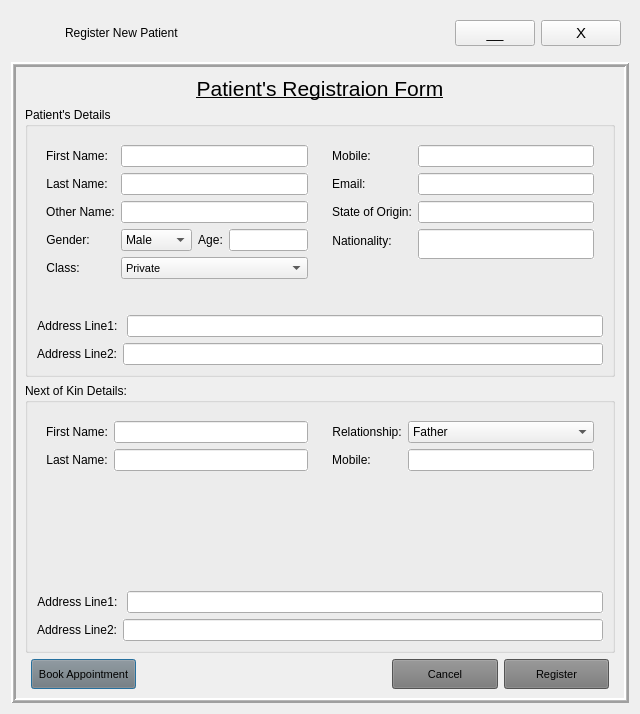
<?xml version="1.0" encoding="UTF-8"?>
<ui version="4.0">
 <class>Register</class>
 <widget class="QDialog" name="Register">
  <property name="geometry">
   <rect>
    <x>0</x>
    <y>0</y>
    <width>640</width>
    <height>714</height>
   </rect>
  </property>
  <property name="sizePolicy">
   <sizepolicy hsizetype="Fixed" vsizetype="Fixed">
    <horstretch>0</horstretch>
    <verstretch>0</verstretch>
   </sizepolicy>
  </property>
  <property name="windowTitle">
   <string>Dialog</string>
  </property>
  <layout class="QVBoxLayout" name="verticalLayout">
   <item>
    <layout class="QHBoxLayout" name="horizontalLayout_9">
     <item>
      <widget class="QFrame" name="frame_5">
       <property name="sizePolicy">
        <sizepolicy hsizetype="Preferred" vsizetype="Fixed">
         <horstretch>0</horstretch>
         <verstretch>0</verstretch>
        </sizepolicy>
       </property>
       <property name="maximumSize">
        <size>
         <width>16777215</width>
         <height>16777215</height>
        </size>
       </property>
       <property name="frameShape">
        <enum>QFrame::NoFrame</enum>
       </property>
       <property name="frameShadow">
        <enum>QFrame::Plain</enum>
       </property>
       <layout class="QHBoxLayout" name="horizontalLayout_10">
        <property name="sizeConstraint">
         <enum>QLayout::SetMinAndMaxSize</enum>
        </property>
        <property name="leftMargin">
         <number>3</number>
        </property>
        <property name="topMargin">
         <number>0</number>
        </property>
        <property name="rightMargin">
         <number>8</number>
        </property>
        <property name="bottomMargin">
         <number>0</number>
        </property>
        <item>
         <widget class="QLabel" name="logo">
          <property name="sizePolicy">
           <sizepolicy hsizetype="Fixed" vsizetype="Fixed">
            <horstretch>0</horstretch>
            <verstretch>0</verstretch>
           </sizepolicy>
          </property>
          <property name="minimumSize">
           <size>
            <width>45</width>
            <height>45</height>
           </size>
          </property>
          <property name="text">
           <string/>
          </property>
          <property name="pixmap">
           <pixmap>Sefa logo2.png</pixmap>
          </property>
          <property name="scaledContents">
           <bool>true</bool>
          </property>
         </widget>
        </item>
        <item>
         <layout class="QGridLayout" name="gridLayout_13">
          <item row="0" column="1">
           <widget class="QPushButton" name="miniBtn">
            <property name="sizePolicy">
             <sizepolicy hsizetype="Fixed" vsizetype="Fixed">
              <horstretch>0</horstretch>
              <verstretch>0</verstretch>
             </sizepolicy>
            </property>
            <property name="font">
             <font>
              <family>Tahoma</family>
              <pointsize>11</pointsize>
             </font>
            </property>
            <property name="cursor">
             <cursorShape>PointingHandCursor</cursorShape>
            </property>
            <property name="mouseTracking">
             <bool>true</bool>
            </property>
            <property name="tabletTracking">
             <bool>true</bool>
            </property>
            <property name="autoFillBackground">
             <bool>false</bool>
            </property>
            <property name="text">
             <string>__</string>
            </property>
            <property name="autoDefault">
             <bool>false</bool>
            </property>
            <property name="flat">
             <bool>false</bool>
            </property>
           </widget>
          </item>
          <item row="0" column="0">
           <widget class="QLabel" name="label_29">
            <property name="sizePolicy">
             <sizepolicy hsizetype="Expanding" vsizetype="Preferred">
              <horstretch>0</horstretch>
              <verstretch>0</verstretch>
             </sizepolicy>
            </property>
            <property name="text">
             <string>Register New Patient</string>
            </property>
           </widget>
          </item>
          <item row="0" column="2">
           <widget class="QPushButton" name="exitBtn">
            <property name="sizePolicy">
             <sizepolicy hsizetype="Fixed" vsizetype="Fixed">
              <horstretch>0</horstretch>
              <verstretch>0</verstretch>
             </sizepolicy>
            </property>
            <property name="maximumSize">
             <size>
              <width>16777215</width>
              <height>16777215</height>
             </size>
            </property>
            <property name="font">
             <font>
              <family>Tahoma</family>
              <pointsize>11</pointsize>
             </font>
            </property>
            <property name="cursor">
             <cursorShape>PointingHandCursor</cursorShape>
            </property>
            <property name="mouseTracking">
             <bool>true</bool>
            </property>
            <property name="tabletTracking">
             <bool>true</bool>
            </property>
            <property name="layoutDirection">
             <enum>Qt::LeftToRight</enum>
            </property>
            <property name="autoFillBackground">
             <bool>false</bool>
            </property>
            <property name="text">
             <string>X</string>
            </property>
            <property name="autoDefault">
             <bool>false</bool>
            </property>
            <property name="flat">
             <bool>false</bool>
            </property>
           </widget>
          </item>
         </layout>
        </item>
       </layout>
      </widget>
     </item>
    </layout>
   </item>
   <item>
    <widget class="QFrame" name="bgLayer">
     <property name="sizePolicy">
      <sizepolicy hsizetype="Preferred" vsizetype="Expanding">
       <horstretch>0</horstretch>
       <verstretch>0</verstretch>
      </sizepolicy>
     </property>
     <property name="autoFillBackground">
      <bool>true</bool>
     </property>
     <property name="frameShape">
      <enum>QFrame::Box</enum>
     </property>
     <property name="frameShadow">
      <enum>QFrame::Raised</enum>
     </property>
     <property name="lineWidth">
      <number>2</number>
     </property>
     <property name="midLineWidth">
      <number>1</number>
     </property>
     <layout class="QGridLayout" name="gridLayout_2">
      <item row="4" column="0">
       <layout class="QHBoxLayout" name="horizontalLayout">
        <property name="leftMargin">
         <number>6</number>
        </property>
        <property name="rightMargin">
         <number>6</number>
        </property>
        <item>
         <widget class="QPushButton" name="bookBtn">
          <property name="sizePolicy">
           <sizepolicy hsizetype="Minimum" vsizetype="Fixed">
            <horstretch>0</horstretch>
            <verstretch>3</verstretch>
           </sizepolicy>
          </property>
          <property name="minimumSize">
           <size>
            <width>0</width>
            <height>30</height>
           </size>
          </property>
          <property name="font">
           <font>
            <family>Tahoma</family>
            <pointsize>8</pointsize>
           </font>
          </property>
          <property name="cursor">
           <cursorShape>PointingHandCursor</cursorShape>
          </property>
          <property name="autoFillBackground">
           <bool>false</bool>
          </property>
          <property name="styleSheet">
           <string notr="true">background-color: rgb(118, 118, 118);
color: rgb(0, 0, 0);</string>
          </property>
          <property name="text">
           <string>Book Appointment</string>
          </property>
         </widget>
        </item>
        <item>
         <spacer name="horizontalSpacer">
          <property name="orientation">
           <enum>Qt::Horizontal</enum>
          </property>
          <property name="sizeType">
           <enum>QSizePolicy::Maximum</enum>
          </property>
          <property name="sizeHint" stdset="0">
           <size>
            <width>250</width>
            <height>20</height>
           </size>
          </property>
         </spacer>
        </item>
        <item>
         <widget class="QPushButton" name="cancelBtn">
          <property name="sizePolicy">
           <sizepolicy hsizetype="Minimum" vsizetype="Fixed">
            <horstretch>0</horstretch>
            <verstretch>3</verstretch>
           </sizepolicy>
          </property>
          <property name="minimumSize">
           <size>
            <width>0</width>
            <height>30</height>
           </size>
          </property>
          <property name="font">
           <font>
            <family>Tahoma</family>
            <pointsize>8</pointsize>
           </font>
          </property>
          <property name="cursor">
           <cursorShape>PointingHandCursor</cursorShape>
          </property>
          <property name="autoFillBackground">
           <bool>false</bool>
          </property>
          <property name="styleSheet">
           <string notr="true">background-color: rgb(118, 118, 118);
color: rgb(0, 0, 0);</string>
          </property>
          <property name="text">
           <string>Cancel</string>
          </property>
         </widget>
        </item>
        <item>
         <widget class="QPushButton" name="regBtn">
          <property name="sizePolicy">
           <sizepolicy hsizetype="Minimum" vsizetype="Fixed">
            <horstretch>0</horstretch>
            <verstretch>3</verstretch>
           </sizepolicy>
          </property>
          <property name="minimumSize">
           <size>
            <width>0</width>
            <height>30</height>
           </size>
          </property>
          <property name="font">
           <font>
            <family>Tahoma</family>
            <pointsize>8</pointsize>
           </font>
          </property>
          <property name="cursor">
           <cursorShape>PointingHandCursor</cursorShape>
          </property>
          <property name="autoFillBackground">
           <bool>false</bool>
          </property>
          <property name="styleSheet">
           <string notr="true">background-color: rgb(118, 118, 118);
color: rgb(0, 0, 0);</string>
          </property>
          <property name="text">
           <string>Register</string>
          </property>
         </widget>
        </item>
       </layout>
      </item>
      <item row="1" column="0">
       <widget class="QGroupBox" name="groupBox_3">
        <property name="sizePolicy">
         <sizepolicy hsizetype="Preferred" vsizetype="Expanding">
          <horstretch>0</horstretch>
          <verstretch>0</verstretch>
         </sizepolicy>
        </property>
        <property name="title">
         <string>Patient's Details</string>
        </property>
        <property name="flat">
         <bool>true</bool>
        </property>
        <layout class="QGridLayout" name="gridLayout_3">
         <item row="0" column="0">
          <widget class="QFrame" name="frame">
           <property name="sizePolicy">
            <sizepolicy hsizetype="Preferred" vsizetype="Preferred">
             <horstretch>1</horstretch>
             <verstretch>0</verstretch>
            </sizepolicy>
           </property>
           <property name="frameShape">
            <enum>QFrame::NoFrame</enum>
           </property>
           <property name="frameShadow">
            <enum>QFrame::Plain</enum>
           </property>
           <layout class="QFormLayout" name="formLayout">
            <property name="bottomMargin">
             <number>4</number>
            </property>
            <item row="0" column="0">
             <widget class="QLabel" name="label_8">
              <property name="text">
               <string>First Name:</string>
              </property>
              <property name="alignment">
               <set>Qt::AlignCenter</set>
              </property>
              <property name="wordWrap">
               <bool>true</bool>
              </property>
              <property name="margin">
               <number>5</number>
              </property>
             </widget>
            </item>
            <item row="0" column="1">
             <widget class="QLineEdit" name="fname">
              <property name="minimumSize">
               <size>
                <width>0</width>
                <height>0</height>
               </size>
              </property>
              <property name="font">
               <font>
                <family>Tahoma</family>
                <pointsize>8</pointsize>
               </font>
              </property>
              <property name="autoFillBackground">
               <bool>true</bool>
              </property>
             </widget>
            </item>
            <item row="1" column="0">
             <widget class="QLabel" name="label_9">
              <property name="text">
               <string>Last Name:</string>
              </property>
              <property name="alignment">
               <set>Qt::AlignCenter</set>
              </property>
              <property name="wordWrap">
               <bool>true</bool>
              </property>
              <property name="margin">
               <number>5</number>
              </property>
             </widget>
            </item>
            <item row="1" column="1">
             <widget class="QLineEdit" name="lname">
              <property name="font">
               <font>
                <family>Tahoma</family>
                <pointsize>8</pointsize>
               </font>
              </property>
              <property name="autoFillBackground">
               <bool>true</bool>
              </property>
             </widget>
            </item>
            <item row="2" column="0">
             <widget class="QLabel" name="label_16">
              <property name="text">
               <string>Other Name:</string>
              </property>
              <property name="alignment">
               <set>Qt::AlignCenter</set>
              </property>
              <property name="wordWrap">
               <bool>true</bool>
              </property>
              <property name="margin">
               <number>5</number>
              </property>
             </widget>
            </item>
            <item row="2" column="1">
             <widget class="QLineEdit" name="lname_2">
              <property name="font">
               <font>
                <family>Tahoma</family>
                <pointsize>8</pointsize>
               </font>
              </property>
              <property name="autoFillBackground">
               <bool>true</bool>
              </property>
             </widget>
            </item>
            <item row="3" column="0">
             <widget class="QLabel" name="label_5">
              <property name="text">
               <string>Gender:</string>
              </property>
              <property name="alignment">
               <set>Qt::AlignCenter</set>
              </property>
              <property name="wordWrap">
               <bool>true</bool>
              </property>
              <property name="margin">
               <number>5</number>
              </property>
              <property name="indent">
               <number>2</number>
              </property>
              <property name="openExternalLinks">
               <bool>false</bool>
              </property>
             </widget>
            </item>
            <item row="3" column="1">
             <layout class="QHBoxLayout" name="horizontalLayout_14">
              <item>
               <widget class="QComboBox" name="comboBox">
                <property name="sizePolicy">
                 <sizepolicy hsizetype="Expanding" vsizetype="Fixed">
                  <horstretch>0</horstretch>
                  <verstretch>0</verstretch>
                 </sizepolicy>
                </property>
                <item>
                 <property name="text">
                  <string>Male</string>
                 </property>
                </item>
                <item>
                 <property name="text">
                  <string>Female</string>
                 </property>
                </item>
               </widget>
              </item>
              <item>
               <widget class="QLabel" name="label_6">
                <property name="text">
                 <string>Age:</string>
                </property>
                <property name="alignment">
                 <set>Qt::AlignCenter</set>
                </property>
                <property name="wordWrap">
                 <bool>true</bool>
                </property>
                <property name="margin">
                 <number>6</number>
                </property>
               </widget>
              </item>
              <item>
               <widget class="QLineEdit" name="age">
                <property name="font">
                 <font>
                  <family>Tahoma</family>
                  <pointsize>8</pointsize>
                 </font>
                </property>
                <property name="autoFillBackground">
                 <bool>true</bool>
                </property>
               </widget>
              </item>
             </layout>
            </item>
            <item row="4" column="0">
             <widget class="QLabel" name="label_7">
              <property name="text">
               <string>Class:</string>
              </property>
              <property name="alignment">
               <set>Qt::AlignCenter</set>
              </property>
              <property name="wordWrap">
               <bool>true</bool>
              </property>
              <property name="margin">
               <number>5</number>
              </property>
             </widget>
            </item>
            <item row="4" column="1">
             <widget class="QComboBox" name="class_2">
              <property name="sizePolicy">
               <sizepolicy hsizetype="Expanding" vsizetype="Fixed">
                <horstretch>0</horstretch>
                <verstretch>0</verstretch>
               </sizepolicy>
              </property>
              <property name="font">
               <font>
                <family>MS Shell Dlg 2</family>
                <pointsize>8</pointsize>
               </font>
              </property>
              <item>
               <property name="text">
                <string>Private</string>
               </property>
              </item>
              <item>
               <property name="text">
                <string>Company</string>
               </property>
              </item>
              <item>
               <property name="text">
                <string>HMO</string>
               </property>
              </item>
              <item>
               <property name="text">
                <string>Family</string>
               </property>
              </item>
             </widget>
            </item>
           </layout>
          </widget>
         </item>
         <item row="0" column="1">
          <widget class="QFrame" name="frame_2">
           <property name="sizePolicy">
            <sizepolicy hsizetype="Preferred" vsizetype="Preferred">
             <horstretch>1</horstretch>
             <verstretch>0</verstretch>
            </sizepolicy>
           </property>
           <property name="frameShape">
            <enum>QFrame::NoFrame</enum>
           </property>
           <property name="frameShadow">
            <enum>QFrame::Plain</enum>
           </property>
           <layout class="QFormLayout" name="formLayout_2">
            <property name="bottomMargin">
             <number>5</number>
            </property>
            <item row="0" column="0">
             <widget class="QLabel" name="label_2">
              <property name="text">
               <string>Mobile:</string>
              </property>
              <property name="alignment">
               <set>Qt::AlignCenter</set>
              </property>
              <property name="wordWrap">
               <bool>true</bool>
              </property>
              <property name="margin">
               <number>5</number>
              </property>
             </widget>
            </item>
            <item row="0" column="1">
             <widget class="QLineEdit" name="phone">
              <property name="font">
               <font>
                <family>Tahoma</family>
                <pointsize>8</pointsize>
               </font>
              </property>
              <property name="autoFillBackground">
               <bool>true</bool>
              </property>
             </widget>
            </item>
            <item row="1" column="0">
             <widget class="QLabel" name="label_3">
              <property name="text">
               <string>Email: </string>
              </property>
              <property name="alignment">
               <set>Qt::AlignCenter</set>
              </property>
              <property name="margin">
               <number>5</number>
              </property>
             </widget>
            </item>
            <item row="1" column="1">
             <widget class="QLineEdit" name="email">
              <property name="font">
               <font>
                <family>Tahoma</family>
                <pointsize>8</pointsize>
               </font>
              </property>
              <property name="autoFillBackground">
               <bool>true</bool>
              </property>
             </widget>
            </item>
            <item row="2" column="0">
             <widget class="QLabel" name="label_4">
              <property name="text">
               <string>State of Origin:</string>
              </property>
              <property name="alignment">
               <set>Qt::AlignCenter</set>
              </property>
              <property name="wordWrap">
               <bool>true</bool>
              </property>
              <property name="margin">
               <number>5</number>
              </property>
             </widget>
            </item>
            <item row="2" column="1">
             <widget class="QLineEdit" name="origin">
              <property name="font">
               <font>
                <family>Tahoma</family>
                <pointsize>8</pointsize>
               </font>
              </property>
              <property name="autoFillBackground">
               <bool>true</bool>
              </property>
             </widget>
            </item>
            <item row="3" column="0">
             <widget class="QLabel" name="label_10">
              <property name="text">
               <string>Nationality:</string>
              </property>
              <property name="alignment">
               <set>Qt::AlignCenter</set>
              </property>
              <property name="margin">
               <number>5</number>
              </property>
             </widget>
            </item>
            <item row="3" column="1">
             <widget class="QLineEdit" name="nationality">
              <property name="minimumSize">
               <size>
                <width>0</width>
                <height>30</height>
               </size>
              </property>
              <property name="font">
               <font>
                <family>Tahoma</family>
                <pointsize>8</pointsize>
               </font>
              </property>
              <property name="autoFillBackground">
               <bool>true</bool>
              </property>
             </widget>
            </item>
           </layout>
          </widget>
         </item>
         <item row="1" column="0" colspan="2">
          <layout class="QVBoxLayout" name="verticalLayout_2">
           <item>
            <layout class="QHBoxLayout" name="horizontalLayout_3">
             <item>
              <widget class="QLabel" name="label_11">
               <property name="sizePolicy">
                <sizepolicy hsizetype="Fixed" vsizetype="Preferred">
                 <horstretch>0</horstretch>
                 <verstretch>0</verstretch>
                </sizepolicy>
               </property>
               <property name="text">
                <string>Address Line1: </string>
               </property>
               <property name="alignment">
                <set>Qt::AlignCenter</set>
               </property>
               <property name="wordWrap">
                <bool>true</bool>
               </property>
               <property name="margin">
                <number>5</number>
               </property>
              </widget>
             </item>
             <item>
              <widget class="QLineEdit" name="addressL1">
               <property name="font">
                <font>
                 <family>Tahoma</family>
                 <pointsize>8</pointsize>
                </font>
               </property>
               <property name="autoFillBackground">
                <bool>true</bool>
               </property>
              </widget>
             </item>
            </layout>
           </item>
           <item>
            <layout class="QHBoxLayout" name="horizontalLayout_4">
             <item>
              <widget class="QLabel" name="label_12">
               <property name="sizePolicy">
                <sizepolicy hsizetype="Fixed" vsizetype="Preferred">
                 <horstretch>0</horstretch>
                 <verstretch>0</verstretch>
                </sizepolicy>
               </property>
               <property name="text">
                <string>Address Line2:</string>
               </property>
               <property name="alignment">
                <set>Qt::AlignCenter</set>
               </property>
               <property name="margin">
                <number>5</number>
               </property>
              </widget>
             </item>
             <item>
              <widget class="QLineEdit" name="addressL2">
               <property name="font">
                <font>
                 <family>Tahoma</family>
                 <pointsize>8</pointsize>
                </font>
               </property>
               <property name="autoFillBackground">
                <bool>true</bool>
               </property>
              </widget>
             </item>
            </layout>
           </item>
          </layout>
         </item>
        </layout>
       </widget>
      </item>
      <item row="2" column="0">
       <widget class="QGroupBox" name="groupBox_2">
        <property name="sizePolicy">
         <sizepolicy hsizetype="Preferred" vsizetype="Expanding">
          <horstretch>0</horstretch>
          <verstretch>0</verstretch>
         </sizepolicy>
        </property>
        <property name="title">
         <string>Next of Kin Details:</string>
        </property>
        <layout class="QGridLayout" name="gridLayout">
         <item row="0" column="0">
          <widget class="QFrame" name="frame_4">
           <property name="sizePolicy">
            <sizepolicy hsizetype="Preferred" vsizetype="Preferred">
             <horstretch>1</horstretch>
             <verstretch>0</verstretch>
            </sizepolicy>
           </property>
           <property name="frameShape">
            <enum>QFrame::NoFrame</enum>
           </property>
           <property name="frameShadow">
            <enum>QFrame::Plain</enum>
           </property>
           <layout class="QFormLayout" name="formLayout_3">
            <item row="0" column="0">
             <widget class="QLabel" name="label_17">
              <property name="text">
               <string>First Name:</string>
              </property>
              <property name="alignment">
               <set>Qt::AlignCenter</set>
              </property>
              <property name="wordWrap">
               <bool>true</bool>
              </property>
              <property name="margin">
               <number>5</number>
              </property>
             </widget>
            </item>
            <item row="0" column="1">
             <widget class="QLineEdit" name="kfname">
              <property name="minimumSize">
               <size>
                <width>0</width>
                <height>0</height>
               </size>
              </property>
              <property name="font">
               <font>
                <family>Tahoma</family>
                <pointsize>8</pointsize>
               </font>
              </property>
              <property name="autoFillBackground">
               <bool>true</bool>
              </property>
             </widget>
            </item>
            <item row="1" column="0">
             <widget class="QLabel" name="label_19">
              <property name="text">
               <string>Last Name:</string>
              </property>
              <property name="alignment">
               <set>Qt::AlignCenter</set>
              </property>
              <property name="wordWrap">
               <bool>true</bool>
              </property>
              <property name="margin">
               <number>5</number>
              </property>
             </widget>
            </item>
            <item row="1" column="1">
             <widget class="QLineEdit" name="klname">
              <property name="font">
               <font>
                <family>Tahoma</family>
                <pointsize>8</pointsize>
               </font>
              </property>
              <property name="autoFillBackground">
               <bool>true</bool>
              </property>
             </widget>
            </item>
           </layout>
          </widget>
         </item>
         <item row="0" column="1">
          <widget class="QFrame" name="frame_6">
           <property name="sizePolicy">
            <sizepolicy hsizetype="Preferred" vsizetype="Preferred">
             <horstretch>1</horstretch>
             <verstretch>0</verstretch>
            </sizepolicy>
           </property>
           <property name="frameShape">
            <enum>QFrame::NoFrame</enum>
           </property>
           <property name="frameShadow">
            <enum>QFrame::Plain</enum>
           </property>
           <layout class="QFormLayout" name="formLayout_4">
            <item row="0" column="0">
             <widget class="QLabel" name="label_20">
              <property name="text">
               <string>Relationship:</string>
              </property>
              <property name="alignment">
               <set>Qt::AlignCenter</set>
              </property>
              <property name="wordWrap">
               <bool>true</bool>
              </property>
              <property name="margin">
               <number>5</number>
              </property>
             </widget>
            </item>
            <item row="0" column="1">
             <widget class="QComboBox" name="krelationship">
              <item>
               <property name="text">
                <string>Father</string>
               </property>
              </item>
              <item>
               <property name="text">
                <string>Mother</string>
               </property>
              </item>
              <item>
               <property name="text">
                <string>Husband</string>
               </property>
              </item>
              <item>
               <property name="text">
                <string>Wife</string>
               </property>
              </item>
              <item>
               <property name="text">
                <string>Brother</string>
               </property>
              </item>
              <item>
               <property name="text">
                <string>Sister</string>
               </property>
              </item>
              <item>
               <property name="text">
                <string>Friend</string>
               </property>
              </item>
             </widget>
            </item>
            <item row="1" column="0">
             <widget class="QLabel" name="label_23">
              <property name="text">
               <string>Mobile:</string>
              </property>
              <property name="alignment">
               <set>Qt::AlignCenter</set>
              </property>
              <property name="wordWrap">
               <bool>true</bool>
              </property>
              <property name="margin">
               <number>5</number>
              </property>
             </widget>
            </item>
            <item row="1" column="1">
             <widget class="QLineEdit" name="kphone">
              <property name="font">
               <font>
                <family>Tahoma</family>
                <pointsize>8</pointsize>
               </font>
              </property>
              <property name="autoFillBackground">
               <bool>true</bool>
              </property>
             </widget>
            </item>
           </layout>
          </widget>
         </item>
         <item row="1" column="0" colspan="2">
          <layout class="QVBoxLayout" name="verticalLayout_3">
           <item>
            <layout class="QHBoxLayout" name="horizontalLayout_5">
             <item>
              <widget class="QLabel" name="label_13">
               <property name="sizePolicy">
                <sizepolicy hsizetype="Fixed" vsizetype="Preferred">
                 <horstretch>0</horstretch>
                 <verstretch>0</verstretch>
                </sizepolicy>
               </property>
               <property name="text">
                <string>Address Line1: </string>
               </property>
               <property name="alignment">
                <set>Qt::AlignCenter</set>
               </property>
               <property name="wordWrap">
                <bool>true</bool>
               </property>
               <property name="margin">
                <number>5</number>
               </property>
              </widget>
             </item>
             <item>
              <widget class="QLineEdit" name="kaddressL1">
               <property name="font">
                <font>
                 <family>Tahoma</family>
                 <pointsize>8</pointsize>
                </font>
               </property>
               <property name="autoFillBackground">
                <bool>true</bool>
               </property>
              </widget>
             </item>
            </layout>
           </item>
           <item>
            <layout class="QHBoxLayout" name="horizontalLayout_6">
             <item>
              <widget class="QLabel" name="label_14">
               <property name="sizePolicy">
                <sizepolicy hsizetype="Fixed" vsizetype="Preferred">
                 <horstretch>0</horstretch>
                 <verstretch>0</verstretch>
                </sizepolicy>
               </property>
               <property name="text">
                <string>Address Line2:</string>
               </property>
               <property name="alignment">
                <set>Qt::AlignCenter</set>
               </property>
               <property name="margin">
                <number>5</number>
               </property>
              </widget>
             </item>
             <item>
              <widget class="QLineEdit" name="kaddressL2">
               <property name="font">
                <font>
                 <family>Tahoma</family>
                 <pointsize>8</pointsize>
                </font>
               </property>
               <property name="autoFillBackground">
                <bool>true</bool>
               </property>
              </widget>
             </item>
            </layout>
           </item>
          </layout>
         </item>
        </layout>
       </widget>
      </item>
      <item row="0" column="0">
       <layout class="QHBoxLayout" name="horizontalLayout_2">
        <item>
         <widget class="QLabel" name="label">
          <property name="sizePolicy">
           <sizepolicy hsizetype="Expanding" vsizetype="Fixed">
            <horstretch>0</horstretch>
            <verstretch>0</verstretch>
           </sizepolicy>
          </property>
          <property name="font">
           <font>
            <family>MS Shell Dlg 2</family>
            <pointsize>16</pointsize>
            <underline>true</underline>
           </font>
          </property>
          <property name="autoFillBackground">
           <bool>false</bool>
          </property>
          <property name="text">
           <string>Patient's Registraion Form</string>
          </property>
          <property name="alignment">
           <set>Qt::AlignCenter</set>
          </property>
          <property name="wordWrap">
           <bool>true</bool>
          </property>
          <property name="margin">
           <number>6</number>
          </property>
         </widget>
        </item>
       </layout>
      </item>
     </layout>
    </widget>
   </item>
  </layout>
 </widget>
 <resources/>
 <connections/>
</ui>
